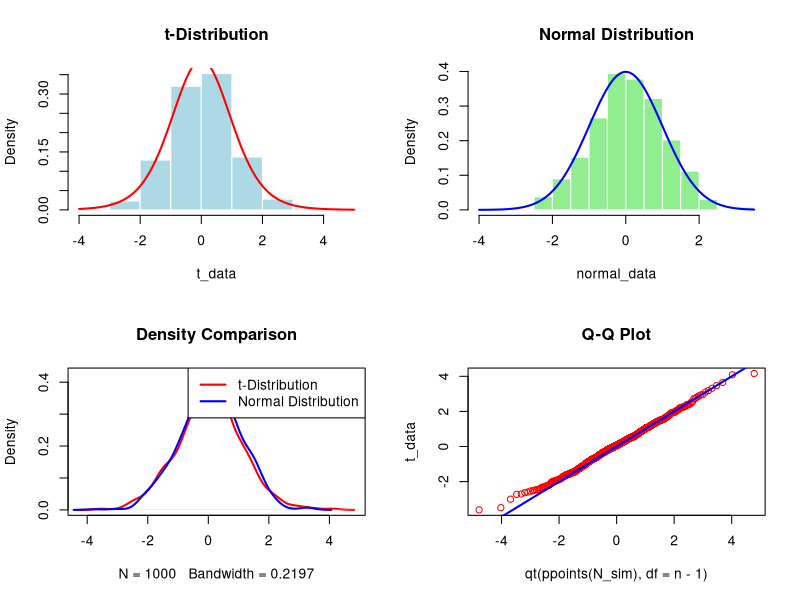

Reproduce this figure in R.
# set.seed(123)  # Set seed for reproducibility

n <- 10  # Sample size for the t-distribution
N_sim <- 1000  # Number of simulations

# Generate random samples from t-distribution and normal distribution
t_data <- rt(N_sim, df = n - 1)  # t-distribution data
normal_data <- rnorm(N_sim)  # Normal distribution data

par(mfrow = c(2, 2))  # Arrange plots in a 2x2 grid

# Histogram of t-distribution
hist(t_data, probability = TRUE, col = "lightblue", main = "t-Distribution", border = "white")
curve(dt(x, df = n - 1), add = TRUE, col = "red", lwd = 2)  # Overlay theoretical t-distribution

# Histogram of normal distribution
hist(normal_data, probability = TRUE, col = "lightgreen", main = "Normal Distribution", border = "white")
curve(dnorm(x), add = TRUE, col = "blue", lwd = 2)  # Overlay theoretical normal distribution

# Density comparison of t-distribution and normal distribution
plot(density(t_data), col = "red", lwd = 2, main = "Density Comparison")
lines(density(normal_data), col = "blue", lwd = 2)
legend("topright", legend = c("t-Distribution", "Normal Distribution"), col = c("red", "blue"), lwd = 2)  # Add legend

# Q-Q plot: Compare simulated t-distribution to the theoretical t-distribution
qqplot(qt(ppoints(N_sim), df = n - 1), t_data, main = "Q-Q Plot", col = "red")
abline(0, 1, col = "blue", lwd = 2)  # Add 45-degree reference line indicating perfect fit





# lab Explanation

# 1. Theoretical Explanation
# What is the t-distribution?
# The t-distribution (Student’s t-distribution) is a probability distribution used when estimating the mean of a normally distributed population when the sample size is small.
# It has heavier tails than the normal distribution, meaning it is more prone to extreme values.
# The shape of the t-distribution depends on the degrees of freedom (df), which is calculated as df = n - 1, where n is the sample size.

# What is the Normal Distribution?
# The normal distribution (Gaussian distribution) is a bell-shaped curve that is symmetric around the mean.
# It is used when the sample size is large (Central Limit Theorem states that sample means tend to follow a normal distribution).
# It has thinner tails compared to the t-distribution.

# Why Compare These Distributions?
# The t-distribution approaches the normal distribution as sample size increases.
# This comparison helps to understand when you can use the normal approximation for small sample sizes.

# 2. Explanation of Each Function
# (1) set.seed(123)
# Purpose: Ensures that the random numbers generated remain the same each time the script is run (reproducibility).
# How it works: The seed value (123) fixes the random number generator.

# (2) n <- 10, N_sim <- 1000
# n <- 10 → Sets the sample size for the t-distribution.
# N_sim <- 1000 → Number of random samples (simulations) generated.

# (3) Generating Random Data
# t_data <- rt(N_sim, df = n - 1)  # t-distribution data
# normal_data <- rnorm(N_sim)  # Normal distribution data
# rt(N_sim, df = n - 1)
# Generates 1000 random samples from a t-distribution with df = 9 (since n - 1 = 10 - 1).
# rnorm(N_sim)
# Generates 1000 random samples from a standard normal distribution (mean = 0, SD = 1).

# (4) Arranging Multiple Plots
# par(mfrow = c(2, 2))
# Purpose: Arranges four plots in a 2×2 grid for better visualization.

# (5) Histogram of the t-Distribution
# hist(t_data, probability = TRUE, col = "lightblue", main = "t-Distribution", border = "white")
# curve(dt(x, df = n - 1), add = TRUE, col = "red", lwd = 2)
# hist()
# Plots a histogram of t_data (the t-distribution).
# probability = TRUE ensures that the area under the histogram sums to 1.
# col = "lightblue" colors the bars blue.
# curve(dt(x, df = n - 1), add = TRUE, col = "red", lwd = 2)
# Overlays the theoretical t-distribution curve in red.
# dt(x, df = n - 1) calculates the probability density function (PDF) of the t-distribution.

# (6) Histogram of the Normal Distribution

# hist(normal_data, probability = TRUE, col = "lightgreen", main = "Normal Distribution", border = "white")
# curve(dnorm(x), add = TRUE, col = "blue", lwd = 2)
# Similar to the t-distribution histogram but for normal data.
# curve(dnorm(x), add = TRUE, col = "blue", lwd = 2)
# Overlays the theoretical normal distribution curve in blue

# (7) Density Comparison Plot
# plot(density(t_data), col = "red", lwd = 2, main = "Density Comparison")
# lines(density(normal_data), col = "blue", lwd = 2)
# legend("topright", legend = c("t-Distribution", "Normal Distribution"), col = c("red", "blue"), lwd = 2)
# plot(density(t_data))
# Plots the kernel density estimate (KDE) for the t-distribution in red.
# lines(density(normal_data))
# Adds the density curve for the normal distribution in blue.
# Legend
# Adds a legend to distinguish the two distributions.

# (8) Q-Q Plot (Quantile-Quantile Plot)
# qqplot(qt(ppoints(N_sim), df = n - 1), t_data, main = "Q-Q Plot", col = "red")
# abline(0, 1, col = "blue", lwd = 2)
# Purpose: Checks if the simulated t_data follows the expected t-distribution.
# qt(ppoints(N_sim), df = n - 1)
# Computes theoretical quantiles of a t-distribution.
# qqplot()
# Plots the theoretical t-distribution quantiles against the sample quantiles.
# abline(0, 1, col = "blue", lwd = 2)
# Adds a 45-degree reference line to check if the points